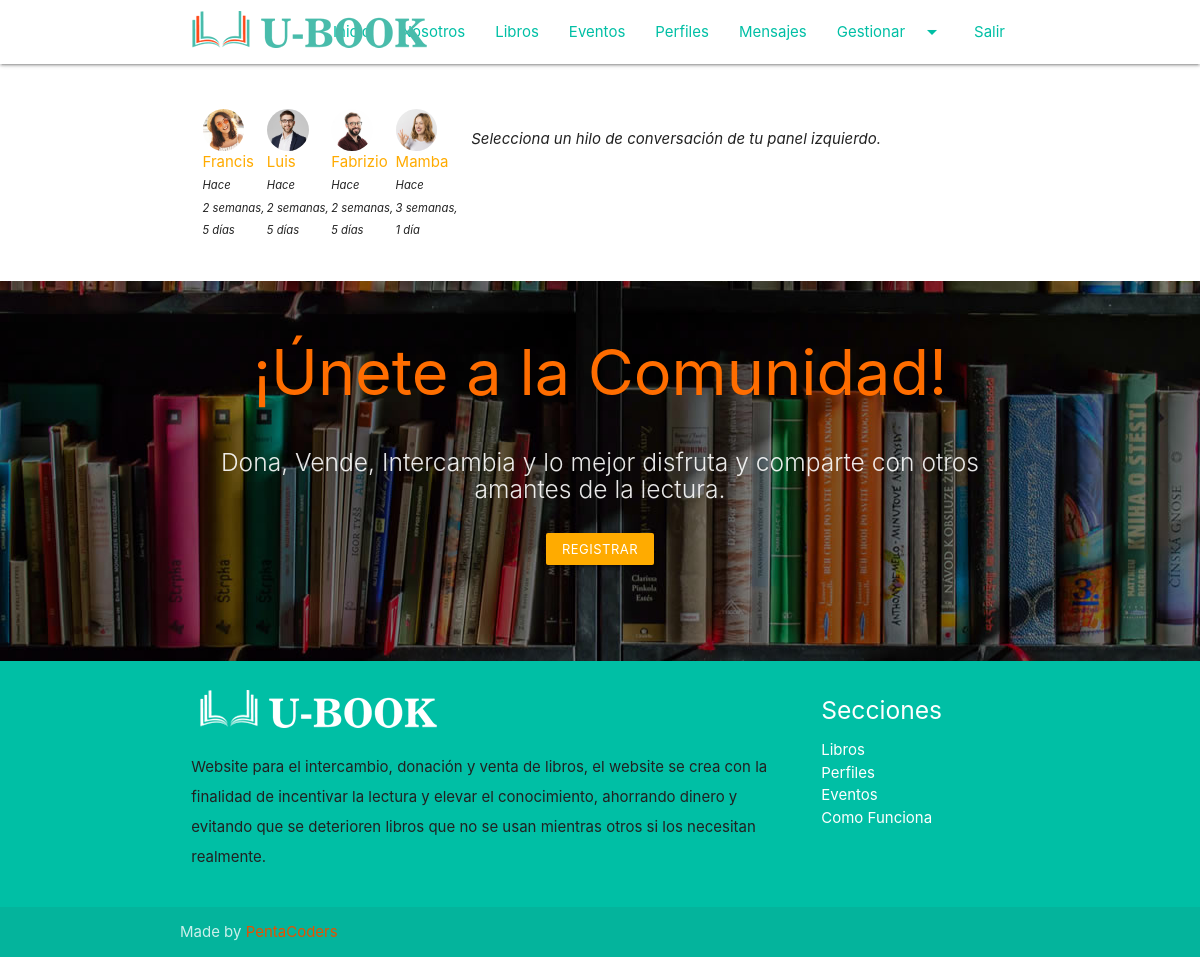
The app's page /messenger/ (signed in) with its own data.
### registration/models.py (models this page shows)
class Profile(models.Model):
    user = models.OneToOneField(User, on_delete=models.CASCADE)
    avatar = models.ImageField(upload_to=custom_upload_to, null=True, blank=True)
    bio = models.TextField(null=True, blank=True)
    link = models.URLField(max_length=200, null=True, blank=True)
    class Meta:
        ordering = ['user__username']

### messenger/models.py (models this page shows)
class Thread(models.Model):
    users = models.ManyToManyField(User, related_name='threads')
    messages = models.ManyToManyField(Message)
    updated = models.DateTimeField(auto_now=True)
    objects = ThreadManager()
    class Meta:
        ordering = ['-updated']

class Message(models.Model):
    user = models.ForeignKey(User, on_delete=models.CASCADE)
    content = models.TextField()
    created = models.DateTimeField(auto_now_add=True)
    class Meta:
        ordering = ['created']

### messenger/views.py (the view)
# urls.py: path('', ThreadList.as_view(), name="list"),
@method_decorator(login_required, name="dispatch")
class ThreadList(TemplateView):
    template_name = "messenger/thread_list.html"

### messenger/templates/messenger/thread_list.html (shortened to what this page needs)
{% extends 'core/base.html' %}
{% load static %}
{% block content %}
<main role="main">
  <br><br>
  <div class="container">
    <div class="row">
      <div class="col s12">
        <div class="row">
          <div class="col s4">
            {% for thread in request.user.threads.all %}
              {% if thread.messages.all|length > 0 %}
                <div class="col s3">
                  {% for user in thread.users.all %}
                    {% if user != request.user %}
                      {% if user.profile.avatar %}
                        <img src="{{user.profile.avatar.url}}" class="circle responsive-img avatar">
                      {% else %}
                        <img src="{% static 'registration/img/no-avatar.jpg' %}" class="circle responsive-img avatar">
                      {% endif %}
                      <div>
                        <a href="{% url 'messenger:detail' thread.pk %}">{{user}}</a><br>
                        <small><i>Hace {{thread.messages.last.created|timesince}}</i></small>
                      </div>
                    {% endif %}
                  {% endfor %}
                </div>
              {% endif %}
            {% endfor %}
          </div>
          <div class="col s8">
            <p><i>Selecciona un hilo de conversación de tu panel izquierdo.</i></p>
          </div>
        </div>
      </div>
    </div>
  </div>
</main>
{% endblock %}

### core/static/core/css/style.css (style rules this page uses)
a { color: #ffab00; }
p { line-height: 2rem; }

### messenger/templates/messenger/thread_list.html (style rules this page uses)
.avatar { width:50px; height:50px; float:left; margin-right:10px; }

### records on screen
Thread: messages.last.created "2 semanas, 5 días"
Thread: messages.last.created "2 semanas, 5 días"
Thread: messages.last.created "2 semanas, 5 días"
Thread: messages.last.created "3 semanas, 1 día"

### other values on screen
{{ user }} "Francis"
{{ user }} "Luis"
{{ user }} "Fabrizio"
{{ user }} "Mamba"
